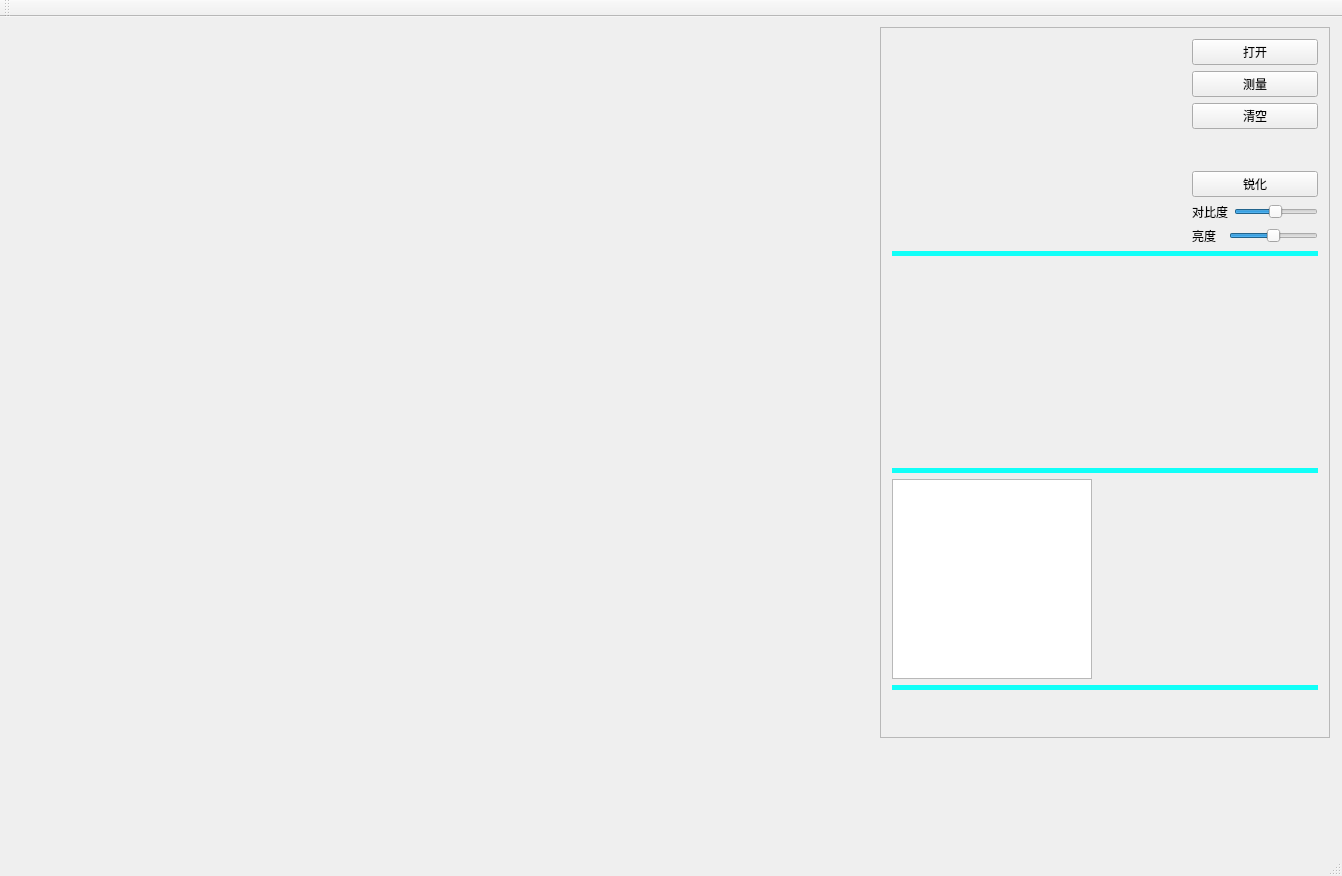
<?xml version="1.0" encoding="UTF-8"?>
<ui version="4.0">
 <class>QtVtkClass</class>
 <widget class="QMainWindow" name="QtVtkClass">
  <property name="geometry">
   <rect>
    <x>0</x>
    <y>0</y>
    <width>1342</width>
    <height>876</height>
   </rect>
  </property>
  <property name="windowTitle">
   <string>QtVtk</string>
  </property>
  <widget class="QWidget" name="centralWidget">
   <widget class="QVTKWidget" name="qvtkWidget">
    <property name="geometry">
     <rect>
      <x>20</x>
      <y>10</y>
      <width>821</width>
      <height>821</height>
     </rect>
    </property>
   </widget>
   <widget class="QScrollArea" name="scrollArea_2">
    <property name="geometry">
     <rect>
      <x>880</x>
      <y>10</y>
      <width>450</width>
      <height>711</height>
     </rect>
    </property>
    <property name="minimumSize">
     <size>
      <width>450</width>
      <height>0</height>
     </size>
    </property>
    <property name="maximumSize">
     <size>
      <width>450</width>
      <height>16777215</height>
     </size>
    </property>
    <property name="widgetResizable">
     <bool>true</bool>
    </property>
    <widget class="QWidget" name="scrollAreaWidgetContents_2">
     <property name="geometry">
      <rect>
       <x>0</x>
       <y>0</y>
       <width>448</width>
       <height>709</height>
      </rect>
     </property>
     <layout class="QVBoxLayout" name="verticalLayout_4">
      <item>
       <layout class="QHBoxLayout" name="horizontalLayout_7">
        <item>
         <widget class="QLabel" name="ScaleLabel">
          <property name="minimumSize">
           <size>
            <width>200</width>
            <height>200</height>
           </size>
          </property>
          <property name="maximumSize">
           <size>
            <width>200</width>
            <height>200</height>
           </size>
          </property>
          <property name="text">
           <string/>
          </property>
         </widget>
        </item>
        <item>
         <spacer name="horizontalSpacer_10">
          <property name="orientation">
           <enum>Qt::Horizontal</enum>
          </property>
          <property name="sizeHint" stdset="0">
           <size>
            <width>40</width>
            <height>20</height>
           </size>
          </property>
         </spacer>
        </item>
        <item>
         <layout class="QVBoxLayout" name="verticalLayout_5">
          <item>
           <widget class="QPushButton" name="openPushButton">
            <property name="text">
             <string>打开</string>
            </property>
           </widget>
          </item>
          <item>
           <widget class="QPushButton" name="measurePushbutton">
            <property name="text">
             <string>测量</string>
            </property>
           </widget>
          </item>
          <item>
           <widget class="QPushButton" name="clearPushbutton">
            <property name="text">
             <string>清空</string>
            </property>
           </widget>
          </item>
          <item>
           <spacer name="verticalSpacer_3">
            <property name="orientation">
             <enum>Qt::Vertical</enum>
            </property>
            <property name="sizeHint" stdset="0">
             <size>
              <width>20</width>
              <height>40</height>
             </size>
            </property>
           </spacer>
          </item>
          <item>
           <widget class="QPushButton" name="sharpenPushButton">
            <property name="text">
             <string>锐化</string>
            </property>
           </widget>
          </item>
          <item>
           <layout class="QHBoxLayout" name="horizontalLayout_11">
            <item>
             <widget class="QLabel" name="contrastLabel">
              <property name="text">
               <string>对比度</string>
              </property>
             </widget>
            </item>
            <item>
             <widget class="QSlider" name="contrastSlider">
              <property name="minimum">
               <number>-127</number>
              </property>
              <property name="maximum">
               <number>128</number>
              </property>
              <property name="orientation">
               <enum>Qt::Horizontal</enum>
              </property>
             </widget>
            </item>
           </layout>
          </item>
          <item>
           <layout class="QHBoxLayout" name="horizontalLayout_10">
            <item>
             <widget class="QLabel" name="brightnessLabel">
              <property name="text">
               <string>亮度  </string>
              </property>
             </widget>
            </item>
            <item>
             <widget class="QSlider" name="brightnessSlider">
              <property name="minimum">
               <number>-100</number>
              </property>
              <property name="maximum">
               <number>100</number>
              </property>
              <property name="singleStep">
               <number>20</number>
              </property>
              <property name="value">
               <number>0</number>
              </property>
              <property name="orientation">
               <enum>Qt::Horizontal</enum>
              </property>
             </widget>
            </item>
           </layout>
          </item>
         </layout>
        </item>
       </layout>
      </item>
      <item>
       <widget class="QWidget" name="widget" native="true">
        <property name="minimumSize">
         <size>
          <width>0</width>
          <height>5</height>
         </size>
        </property>
        <property name="maximumSize">
         <size>
          <width>16777215</width>
          <height>5</height>
         </size>
        </property>
        <property name="styleSheet">
         <string notr="true">background-color: rgb(17, 255, 248);</string>
        </property>
       </widget>
      </item>
      <item>
       <layout class="QHBoxLayout" name="horizontalLayout">
        <item>
         <widget class="QLabel" name="instructLabel0">
          <property name="minimumSize">
           <size>
            <width>200</width>
            <height>200</height>
           </size>
          </property>
          <property name="maximumSize">
           <size>
            <width>200</width>
            <height>200</height>
           </size>
          </property>
          <property name="text">
           <string/>
          </property>
         </widget>
        </item>
        <item>
         <spacer name="horizontalSpacer">
          <property name="orientation">
           <enum>Qt::Horizontal</enum>
          </property>
          <property name="sizeHint" stdset="0">
           <size>
            <width>40</width>
            <height>20</height>
           </size>
          </property>
         </spacer>
        </item>
        <item>
         <widget class="QLabel" name="instructLabel1">
          <property name="minimumSize">
           <size>
            <width>200</width>
            <height>200</height>
           </size>
          </property>
          <property name="maximumSize">
           <size>
            <width>200</width>
            <height>200</height>
           </size>
          </property>
          <property name="text">
           <string/>
          </property>
         </widget>
        </item>
       </layout>
      </item>
      <item>
       <widget class="QWidget" name="widget_3" native="true">
        <property name="minimumSize">
         <size>
          <width>0</width>
          <height>5</height>
         </size>
        </property>
        <property name="maximumSize">
         <size>
          <width>16777215</width>
          <height>5</height>
         </size>
        </property>
        <property name="styleSheet">
         <string notr="true">background-color: rgb(17, 255, 248);</string>
        </property>
       </widget>
      </item>
      <item>
       <layout class="QHBoxLayout" name="horizontalLayout_6">
        <item>
         <widget class="QListWidget" name="pointslistWidget">
          <property name="minimumSize">
           <size>
            <width>200</width>
            <height>200</height>
           </size>
          </property>
          <property name="maximumSize">
           <size>
            <width>200</width>
            <height>200</height>
           </size>
          </property>
         </widget>
        </item>
        <item>
         <spacer name="horizontalSpacer_8">
          <property name="orientation">
           <enum>Qt::Horizontal</enum>
          </property>
          <property name="sizeHint" stdset="0">
           <size>
            <width>40</width>
            <height>20</height>
           </size>
          </property>
         </spacer>
        </item>
        <item>
         <widget class="QLabel" name="instructLabel4">
          <property name="minimumSize">
           <size>
            <width>200</width>
            <height>200</height>
           </size>
          </property>
          <property name="maximumSize">
           <size>
            <width>200</width>
            <height>200</height>
           </size>
          </property>
          <property name="text">
           <string/>
          </property>
          <property name="alignment">
           <set>Qt::AlignLeading|Qt::AlignLeft|Qt::AlignTop</set>
          </property>
          <property name="wordWrap">
           <bool>true</bool>
          </property>
         </widget>
        </item>
       </layout>
      </item>
      <item>
       <widget class="QWidget" name="widget_4" native="true">
        <property name="minimumSize">
         <size>
          <width>0</width>
          <height>5</height>
         </size>
        </property>
        <property name="maximumSize">
         <size>
          <width>16777215</width>
          <height>5</height>
         </size>
        </property>
        <property name="styleSheet">
         <string notr="true">background-color: rgb(17, 255, 248);</string>
        </property>
       </widget>
      </item>
      <item>
       <spacer name="verticalSpacer_4">
        <property name="orientation">
         <enum>Qt::Vertical</enum>
        </property>
        <property name="sizeHint" stdset="0">
         <size>
          <width>20</width>
          <height>40</height>
         </size>
        </property>
       </spacer>
      </item>
     </layout>
    </widget>
   </widget>
  </widget>
  <widget class="QMenuBar" name="menuBar">
   <property name="geometry">
    <rect>
     <x>0</x>
     <y>0</y>
     <width>1342</width>
     <height>23</height>
    </rect>
   </property>
  </widget>
  <widget class="QToolBar" name="mainToolBar">
   <attribute name="toolBarArea">
    <enum>TopToolBarArea</enum>
   </attribute>
   <attribute name="toolBarBreak">
    <bool>false</bool>
   </attribute>
  </widget>
  <widget class="QStatusBar" name="statusBar"/>
 </widget>
 <layoutdefault spacing="6" margin="11"/>
 <customwidgets>
  <customwidget>
   <class>QVTKWidget</class>
   <extends>QWidget</extends>
   <header>QVTKWidget.h</header>
  </customwidget>
 </customwidgets>
 <resources/>
 <connections/>
 <slots>
  <slot>onOpenSlot()</slot>
  <slot>slot2()</slot>
 </slots>
</ui>
